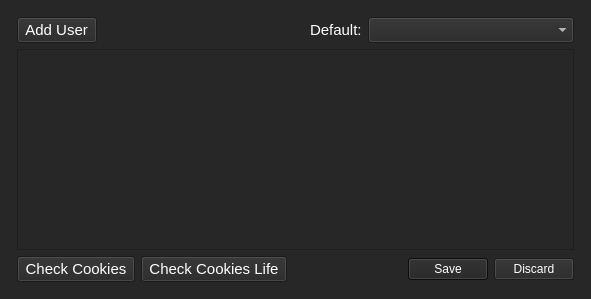
<?xml version="1.0" encoding="UTF-8"?>
<ui version="4.0">
 <class>UsersList_Dialog</class>
 <widget class="QDialog" name="UsersList_Dialog">
  <property name="geometry">
   <rect>
    <x>0</x>
    <y>0</y>
    <width>591</width>
    <height>299</height>
   </rect>
  </property>
  <property name="sizePolicy">
   <sizepolicy hsizetype="Expanding" vsizetype="Expanding">
    <horstretch>0</horstretch>
    <verstretch>0</verstretch>
   </sizepolicy>
  </property>
  <property name="minimumSize">
   <size>
    <width>400</width>
    <height>200</height>
   </size>
  </property>
  <property name="maximumSize">
   <size>
    <width>1000</width>
    <height>600</height>
   </size>
  </property>
  <property name="baseSize">
   <size>
    <width>500</width>
    <height>250</height>
   </size>
  </property>
  <property name="font">
   <font>
    <family>Arial</family>
    <pointsize>11</pointsize>
   </font>
  </property>
  <property name="windowTitle">
   <string>Users List</string>
  </property>
  <property name="styleSheet">
   <string notr="true">background-color: rgb(39, 39, 39);
color: rgb(255, 255, 255);
alternate-background-color: rgb(39, 39, 39);
selection-background-color: rgb(15, 15, 15);</string>
  </property>
  <layout class="QVBoxLayout" name="verticalLayout_2">
   <item>
    <layout class="QVBoxLayout" name="verticalLayout">
     <property name="sizeConstraint">
      <enum>QLayout::SetDefaultConstraint</enum>
     </property>
     <property name="leftMargin">
      <number>6</number>
     </property>
     <property name="topMargin">
      <number>6</number>
     </property>
     <property name="rightMargin">
      <number>6</number>
     </property>
     <property name="bottomMargin">
      <number>6</number>
     </property>
     <item>
      <layout class="QHBoxLayout" name="horizontalLayout">
       <item>
        <widget class="QPushButton" name="addUser_Button">
         <property name="font">
          <font>
           <family>Arial</family>
           <pointsize>11</pointsize>
          </font>
         </property>
         <property name="styleSheet">
          <string notr="true">color: rgb(255, 255, 255);</string>
         </property>
         <property name="text">
          <string> Add User </string>
         </property>
        </widget>
       </item>
       <item>
        <spacer name="horizontalSpacer">
         <property name="orientation">
          <enum>Qt::Horizontal</enum>
         </property>
         <property name="sizeHint" stdset="0">
          <size>
           <width>40</width>
           <height>20</height>
          </size>
         </property>
        </spacer>
       </item>
       <item>
        <widget class="QLabel" name="label">
         <property name="font">
          <font>
           <family>Arial</family>
           <pointsize>11</pointsize>
          </font>
         </property>
         <property name="text">
          <string>Default:</string>
         </property>
        </widget>
       </item>
       <item>
        <widget class="QComboBox" name="DefUser_ComboBox">
         <property name="sizePolicy">
          <sizepolicy hsizetype="Expanding" vsizetype="Fixed">
           <horstretch>0</horstretch>
           <verstretch>0</verstretch>
          </sizepolicy>
         </property>
         <property name="font">
          <font>
           <family>Arial</family>
           <pointsize>11</pointsize>
          </font>
         </property>
        </widget>
       </item>
      </layout>
     </item>
     <item>
      <widget class="QTableView" name="Users_Table">
       <property name="font">
        <font>
         <family>Arial</family>
         <pointsize>14</pointsize>
        </font>
       </property>
      </widget>
     </item>
     <item>
      <layout class="QHBoxLayout" name="horizontalLayout_2">
       <item>
        <widget class="QPushButton" name="CheckCookies_Button">
         <property name="text">
          <string> Check Cookies </string>
         </property>
        </widget>
       </item>
       <item>
        <widget class="QPushButton" name="ALive_Cookies_Button">
         <property name="text">
          <string> Check Cookies Life </string>
         </property>
        </widget>
       </item>
       <item>
        <widget class="QDialogButtonBox" name="buttonBox">
         <property name="font">
          <font>
           <family>MS Shell Dlg 2</family>
           <pointsize>8</pointsize>
          </font>
         </property>
         <property name="styleSheet">
          <string notr="true">color: rgb(255, 255, 255);</string>
         </property>
         <property name="orientation">
          <enum>Qt::Horizontal</enum>
         </property>
         <property name="standardButtons">
          <set>QDialogButtonBox::Discard|QDialogButtonBox::Save</set>
         </property>
        </widget>
       </item>
      </layout>
     </item>
    </layout>
   </item>
  </layout>
 </widget>
 <resources/>
 <connections>
  <connection>
   <sender>buttonBox</sender>
   <signal>accepted()</signal>
   <receiver>UsersList_Dialog</receiver>
   <slot>accept()</slot>
   <hints>
    <hint type="sourcelabel">
     <x>248</x>
     <y>254</y>
    </hint>
    <hint type="destinationlabel">
     <x>157</x>
     <y>274</y>
    </hint>
   </hints>
  </connection>
  <connection>
   <sender>buttonBox</sender>
   <signal>accepted()</signal>
   <receiver>UsersList_Dialog</receiver>
   <slot>close()</slot>
   <hints>
    <hint type="sourcelabel">
     <x>316</x>
     <y>260</y>
    </hint>
    <hint type="destinationlabel">
     <x>286</x>
     <y>274</y>
    </hint>
   </hints>
  </connection>
 </connections>
</ui>
